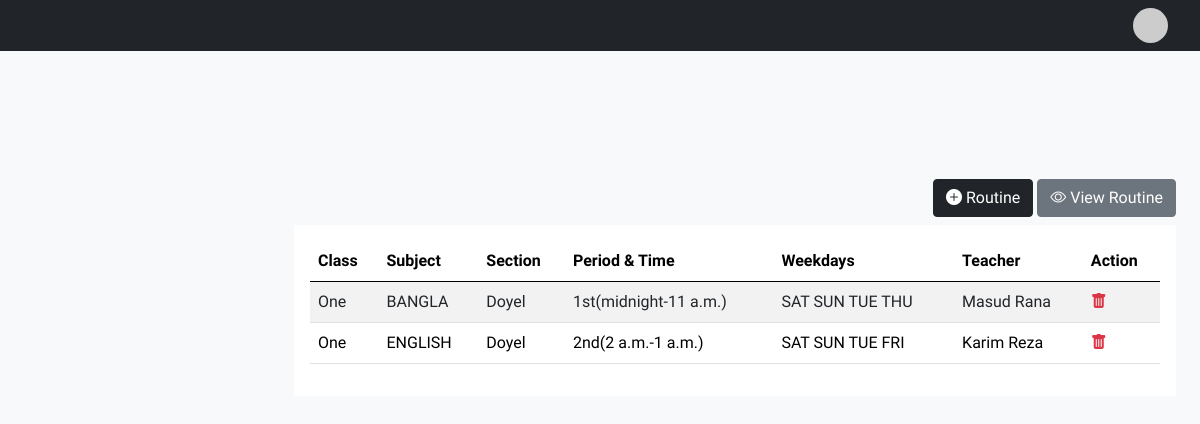
The app's page /dashboard/routine with its own data.
### base/models.py (models this page shows, shortened)
class Routine(models.Model):
    school = models.ForeignKey(User, on_delete=models.CASCADE)
    clas = models.ForeignKey(Class, on_delete=models.CASCADE)
    sec = models.ForeignKey(Section, on_delete=models.CASCADE)
    period = models.CharField(max_length=100)
    sub = models.TextField(blank=True)
    start = models.TimeField()
    end = models.TimeField()
    week = models.ManyToManyField(Day)
    teacher = models.CharField(max_length=100)

class Class(models.Model):
  school = models.ForeignKey(User, on_delete=models.CASCADE, null=True, blank=True)
  name = models.CharField(max_length=50)
  type = models.CharField(max_length=100)
  subjects = models.ManyToManyField(Subject)
  start_time = models.TimeField(null=True, blank=True)
  end_time = models.TimeField(null=True, blank=True)

class Section(models.Model):
  school = models.ForeignKey(User, on_delete=models.CASCADE, null=True, blank=True)
  name = models.CharField(max_length=200)
  clas_name = models.ForeignKey(Class, on_delete=models.CASCADE,null=True,blank=True)
  shift = models.CharField(max_length=100)
  year = models.CharField(max_length=100)
  group = models.CharField(max_length=100)
  room = models.CharField(max_length=100)

class Day(models.Model):
  name = models.CharField(max_length=50)

### base/views.py (the view, shortened to what this page needs)
# urls.py: path('dashboard/routine', routine, name='routine'),
def routine(r):
  data = r.POST
  d = r.GET.get('delete')
  if d:
    Routine.objects.get(id=d).delete()
  context = {'routine': Routine.objects.all()}
  return render(r, 'dashboard/routine.html', context)

### base/context_processors.py (called while the page is built)
def get_subjects(r):
  context = {'subjects': Subject.objects.all()}
  return context

def get_classes(r):
  context = {'classes': Class.objects.filter(school__id=r.user.id)}
  return context

def get_years(r):
  context = {'years':Year.objects.all()}
  return context

def get_sec(r):
  context = {'sections':Section.objects.all()}
  return context

def get_day(r):
  context = {'days':Day.objects.all()}
  return context

### templates/dashboard/routine.html (shortened to what this page needs)
{% extends 'dashboard/dashboard.html' %}
{% block body %}
<div class="col-md-12">
<section class="vh-100">
 <div class="mt-5 d-lex h-75 justify-content-center align-items-center">
<div class="text-end">
<button type="button" class="btn btn-dark my-2" data-bs-toggle="modal" data-bs-target="#exampleModal">
  <i class="bi bi-plus-circle-fill"></i> Routine
</button>
<a href="routine/view" class="btn btn-secondary my-2">
    <i class="bi bi-eye"></i> View Routine
</a>
</div>
   <div class="card-table card-body bg-white">
<table class="table table-striped">
  <thead>
    <tr>
      <th scope="col">Class</th>
      <th scope="col">Subject</th>
      <th scope="col">Section</th>
      <th scope="col">Period & Time</th>
      <th scope="col">Weekdays</th>
      <th scope="col">Teacher</th>
      <th scope="col">Action</th>
    </tr>
  </thead>
  <tbody>
    {% for r in routine %}
    <tr>
      <td>{{r.clas.name}}</td>
      <td>{{r.sub}}</td>
      <td>{{r.sec.name}}</td>
      <td>{{r.period}}({{r.start}}-{{r.end}})</td>
      <td> {% for w in r.week.all %}
            {{w.name}}{% endfor %}</td>
      <td>{{r.teacher}}</td>
      <td>
        <a href="/dashboard/routine?delete={{r.id}}"><i class="text-danger bi bi-trash-fill"></i></a>
      </td>
    </tr>
    {% endfor %}
  </table>
        </div>
    </div>
  </section>
</div>
{% endblock %}

### templates/dashboard/dashboard.html (style rules this page uses)
body, button { font-family: 'Source Sans Pro', sans-serif; }
.card-table { width : 100%; overflow-x : scroll; }
:root { --offcanvas-width: 270px; --topNavbarHeight: 56px; }
@media (min-width: 992px) { body { overflow: auto !important; } }

### records on screen
Routine: clas.name "One", sub "BANGLA", sec.name "Doyel", period "1st", start "midnight", end "11 a.m.", teacher "Masud Rana"
Day: name "SAT"
Day: name "SUN"
Day: name "TUE"
Day: name "THU"
Routine: clas.name "One", sub "ENGLISH", sec.name "Doyel", period "2nd", start "2 a.m.", end "1 a.m.", teacher "Karim Reza"
Day: name "FRI"
